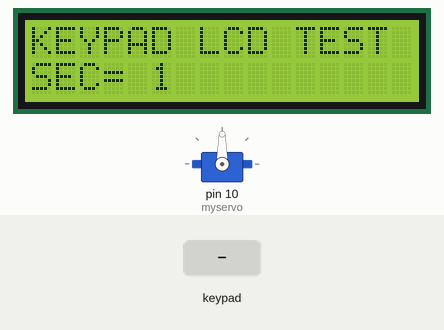
A sketch run on a simulated Arduino Uno, built with avr-gcc and run on an emulated ATmega328P. On the bench: servo, 16×2 character LCD. The inputs (shaded band) are chosen by the test bench.

Above: at 1.2 s.
1.3 s: key '@' pressed
At 1.46 s:
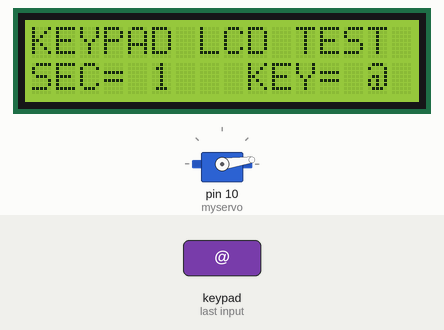
At 2.06 s:
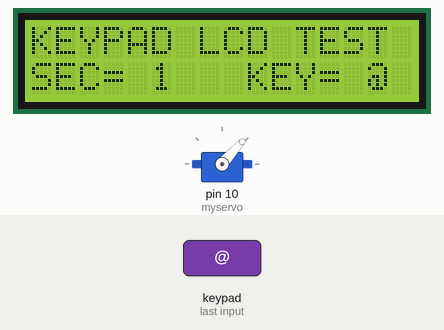
3.7 s: keypad keys 5 4 3 2 pressed 0.4 s apart
At 7.19 s:
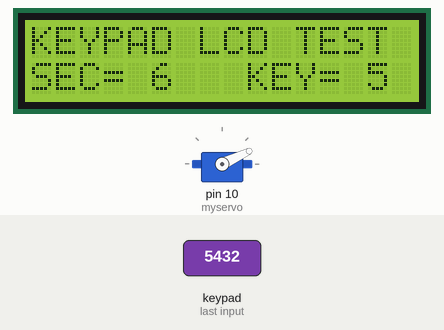
Timing chart, 0 to 16.9 s (numbered marks = the images above; inputs shaded):
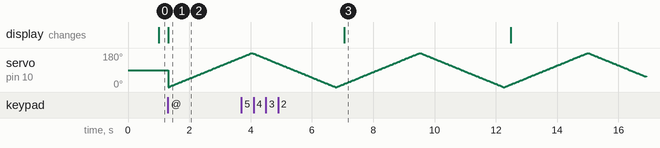

The sketch:

DebraJune_2017a.ino
```cpp
/*

   Demonstrates the use a 16x2 LCD display and
  4x4 LCD display.  T
   The  Arduino circuit connection for LCD:
   * LCD RS  pin to analog pin A0
   * LCD  Enable pin to analog pin A1
   * LCD D4  pin to analog pin A2
   * LCD D5  pin to analog pin A3
   * LCD D6  pin to analog pin A4
   * LCD D7  pin to analog pin A5
   The  Arduino circuit connection for MAtrix Key Pad:
   * ROW1 pin  to digital pin 5
   * ROW2 pin  to digital pin 4
   * ROW3 pin  to digital pin 3
   * ROW4 pin  to digital pin 2
   * COLUMN1  pin to digital pin 6
   * COLUMN2  pin to digital pin 7
   * COLUMN3  pin to digital pin 8
   * COLUMN4  pin to digital pin 9
   */
  // include the library code:
  #include <LiquidCrystal.h>
  #include <Keypad.h>
  #include <Servo.h>
Servo myservo;  // create servo object to control a servo

int pos = 0;    // variable to store the servo position


  //initialize the library with the numbers of the interface pins
  LiquidCrystal lcd(A0,A1,A2,A3,A4,A5);
  //4x4 Matrix key pad
  const byte ROWS = 4; // Four rows
  const byte COLS = 4; // Four columns
  // Define the Keymap
  char keys[ROWS][COLS] =
  {

  {'@','&','9','/'},

  {'4','5','6','X'},

  {'1','2','3','-'},

  {'#','0','=','+'}
  };

  byte rowPins[ROWS] = { 5, 4, 3, 2 };

  byte colPins[COLS] = { 6, 7, 8, 9 };
  // Create the Keypad

Keypad kpd = Keypad( makeKeymap(keys), rowPins, colPins, ROWS, COLS );
  void setup() {
  {
      myservo.attach(10);// attaches the servo on pin 10 to the servo object
  }
    // set up the LCD's number of columns and rows

  lcd.begin(16, 2);
    // Print a message to the LCD.

  lcd.print("KEYPAD LCD TEST");
  }
  void loop()
  {
    char key  = kpd.getKey();
    // set the cursor to column 0, line 1
    // (note: line 1 is the second row, since counting begins with 0):

  lcd.setCursor(0, 1);
    // print the number of seconds since reset:

  lcd.print("SEC= ");

  lcd.print(millis() / 1000);
    // Check for a valid key

  if(key)
    {
       // set the cursor to column 9, line 1
       //  (note: line 1 is the second row, since counting begins with 0):

  lcd.setCursor(9, 1);

  //Print the detected key

  lcd.print("KEY= ");

  lcd.print(key);
   for (pos = 0; pos <= 180; pos += 1) { // goes from 0 degrees to 180 degrees
    // in steps of 1 degree
    myservo.write(pos);              // tell servo to go to position in variable 'pos'
    delay(15);                       // waits 15ms for the servo to reach the position
  }
  for (pos = 180; pos >= 0; pos -= 1) { // goes from 180 degrees to 0 degrees
    myservo.write(pos);              // tell servo to go to position in variable 'pos'
    delay(15);                       // waits 15ms for the servo to reach the position
  }
    }
  }
```

Measured:
- after the input at 1.3 s, the display: changes at once (image 1)
- after the input at 3.7 s, the display: changes after 3.3 s (image 3)
